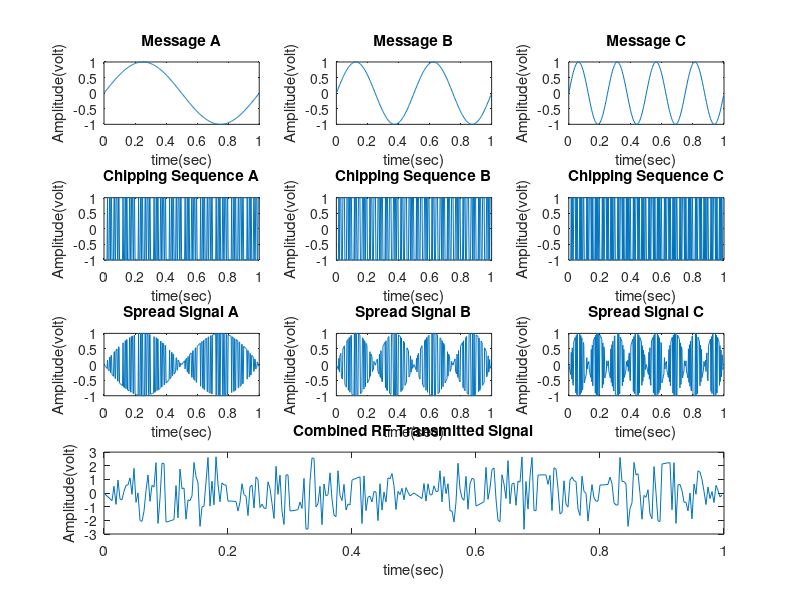
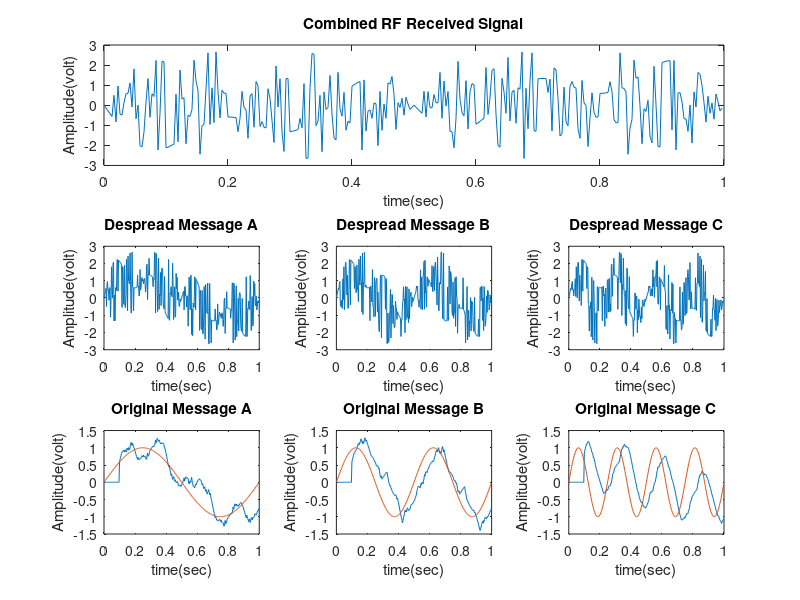

Write the MATLAB code that produced these figures, in order.
%% 5 bit Gold code example
clear

L = 5;          % # of bits, or shift registers
N = 2^L - 1;    % # of codes, also sequence repeat length in bits

% initial 5 register values (the 'seed')
A1 = [0 0 0 0 1];
A2 = [0 0 0 0 1];
B1 = [0 0 0 1 0];
B2 = [0 0 0 1 0];
C1 = [0 0 1 0 0];
C2 = [0 0 1 0 0];

% loop (aka clock) for one sequence length
% this actuall creates a map with each row being the register values at
% that clock cycle
for i=1:N-1   
    % 1 + x2 + x3 + x4 + x5
    A1 = [A1; xor(xor(xor(A1(i,5),A1(i,4)),A1(i,3)),A1(i,2)) A1(i,1) A1(i,2) A1(i,3) A1(i,4)];
    % 1 + x4 + x5
    A2 = [A2; xor(A2(i,5),A2(i,3)) A2(i,1) A2(i,2) A2(i,3) A2(i,4)];
    
    % 1 + x2 + x3 + x4 + x5
    B1 = [B1; xor(xor(xor(B1(i,5),B1(i,4)),B1(i,3)),B1(i,2)) B1(i,1) B1(i,2) B1(i,3) B1(i,4)];
    % 1 + x3 + x5
    B2 = [B2; xor(B2(i,5),B2(i,2)) B2(i,1) B2(i,2) B2(i,3) B2(i,4)];
    
    % 1 + x2 + x3 + x4 + x5
    C1 = [C1; xor(xor(xor(C1(i,5),C1(i,4)),C1(i,3)),C1(i,2)) C1(i,1) C1(i,2) C1(i,3) C1(i,4)];
    % 1 + x2 + x5
    C2 = [C2; xor(C2(i,5),C2(i,4)) C2(i,1) C2(i,2) C2(i,3) C2(i,4)];

end

% chipping sequences are actually last column of each LFSR map (x5 value
% for each clock cycle), xor'd between their primary and secondary
% polynomials
% chipA = A(:,5)';
% chipB = B(:,5)';
chipA = [];
chipB = [];
chipC = [];
for i=1:length(A1(:,5))
    chipA = [chipA xor(A1(i,5),A2(i,5))];
    chipB = [chipB xor(B1(i,5),B2(i,5))];
    chipC = [chipC xor(C1(i,5),C2(i,5))];
end

% map unipolar to bipolar (0 => -1)
for i=1:length(chipA)
    if (chipA(i) == 0)
        chipA(i) = -1;
    end
    if (chipB(i) == 0)
        chipB(i) = -1;
    end
    if (chipC(i) == 0)
        chipC(i) = -1;
    end
end

% baseband messages
Fs = 10;
T = 1/Fs;
t = 0:T/31:((10*T)-(T/31));
messageA = sin(2*pi*t);
messageB = sin(4*pi*t);
messageC = sin(8*pi*t);

% % need to increase sample rate of chipping sequence, 1 sample per bit is
% % not good to match the sample rate of the message
% sampled_chipA = [];
% sampled_chipB = [];
% padding = 1;            % the larger this is, the crappier the signal recovery since it decreases chips per baseband signal bit
% for i=1:length(chipA)
%     if (chipA(i) == 1)
%         sampled_chipA = [sampled_chipA ones(1,padding)];
%     else
%         sampled_chipA = [sampled_chipA -1*ones(1,padding)];
%     end
%     if (chipB(i) == 1)
%         sampled_chipB = [sampled_chipB ones(1,padding)];
%     else
%         sampled_chipB = [sampled_chipB -1*ones(1,padding)];
%     end
% end

% actually instead of expanding single chipping sequence to be = to
% 1 message period, repeat the chipping sequence over the message length as
% much as needed
sampled_chipA = [];
sampled_chipB = [];
sampled_chipC = [];
while length(sampled_chipA) < length(messageA)
    sampled_chipA = [sampled_chipA chipA];
    sampled_chipB = [sampled_chipB chipB];
    sampled_chipC = [sampled_chipC chipC];
end

% discard any runover bits.... shouldn't really matter
if length(sampled_chipA) > length(messageA)
    sampled_chipA = sampled_chipA(1:length(messageA))
    sampled_chipB = sampled_chipB(1:length(messageB))
    sampled_chipC = sampled_chipC(1:length(messageC))
end

% spread message with chipping sequence
codeA = sampled_chipA .* messageA;
codeB = sampled_chipB .* messageB;
codeC = sampled_chipC .* messageC;

% combine different encoded signals
signal = codeA + codeB + codeC;

% despread received signal with expected chipping sequence
receive_signalA = signal .* sampled_chipA;
receive_signalB = signal .* sampled_chipB;
receive_signalC = signal .* sampled_chipC;

% low pass filter despread signal
averaging_length = 31;
filtered_signalA = zeros(1,averaging_length);
filtered_signalB = zeros(1,averaging_length);
filtered_signalC = zeros(1,averaging_length);
for i=averaging_length+1:length(receive_signalA)
    filtered_signalA = [filtered_signalA sum(receive_signalA((i-averaging_length):i-1))/averaging_length];
    filtered_signalB = [filtered_signalB sum(receive_signalB((i-averaging_length):i-1))/averaging_length];
    filtered_signalC = [filtered_signalC sum(receive_signalC((i-averaging_length):i-1))/averaging_length];
end

%% Plots

% transmissions
subplot(4,3,1)
plot(t,messageA)
title ('Message A');
xlabel ('time(sec)');
ylabel ('Amplitude(volt)');
subplot(4,3,2)
plot(t,messageB)
title ('Message B');
xlabel ('time(sec)');
ylabel ('Amplitude(volt)');
subplot(4,3,3)
plot(t,messageC)
title ('Message C');
xlabel ('time(sec)');
ylabel ('Amplitude(volt)');
subplot(4,3,4)
plot(t,sampled_chipA)
title ('Chipping Sequence A');
xlabel ('time(sec)');
ylabel ('Amplitude(volt)');
subplot(4,3,5)
plot(t,sampled_chipB)
title ('Chipping Sequence B');
xlabel ('time(sec)');
ylabel ('Amplitude(volt)');
subplot(4,3,6)
plot(t,sampled_chipC)
title ('Chipping Sequence C');
xlabel ('time(sec)');
ylabel ('Amplitude(volt)');
subplot(4,3,7)
plot(t,codeA)
title ('Spread Signal A');
xlabel ('time(sec)');
ylabel ('Amplitude(volt)');
subplot(4,3,8)
plot(t,codeB)
title ('Spread Signal B');
xlabel ('time(sec)');
ylabel ('Amplitude(volt)');
subplot(4,3,9)
plot(t,codeC)
title ('Spread Signal C');
xlabel ('time(sec)');
ylabel ('Amplitude(volt)');
subplot(4,3,10:12)
plot(t,signal)
title ('Combined RF Transmitted Signal');
xlabel ('time(sec)');
ylabel ('Amplitude(volt)');

% signal A
figure()
subplot(3,3,1:3)
plot(t,signal)
title ('Combined RF Received Signal');
xlabel ('time(sec)');
ylabel ('Amplitude(volt)');
subplot(3,3,4)
plot(t,receive_signalA)
title ('Despread Message A');
xlabel ('time(sec)');
ylabel ('Amplitude(volt)');
subplot(3,3,5)
plot(t,receive_signalB)
title ('Despread Message B');
xlabel ('time(sec)');
ylabel ('Amplitude(volt)');
subplot(3,3,6)
plot(t,receive_signalC)
title ('Despread Message C');
xlabel ('time(sec)');
ylabel ('Amplitude(volt)');
subplot(3,3,7)
plot(t,filtered_signalA)
title ('Filtered/Recovered Message A');
xlabel ('time(sec)');
ylabel ('Amplitude(volt)');
hold on
plot(t,messageA)
title ('Original Message A');
xlabel ('time(sec)');
ylabel ('Amplitude(volt)');
subplot(3,3,8)
plot(t,filtered_signalB)
title ('Filtered/Recovered Message B');
xlabel ('time(sec)');
ylabel ('Amplitude(volt)');
hold on
plot(t,messageB)
title ('Original Message B');
xlabel ('time(sec)');
ylabel ('Amplitude(volt)');
subplot(3,3,9)
plot(t,filtered_signalC)
title ('Filtered/Recovered Message C');
xlabel ('time(sec)');
ylabel ('Amplitude(volt)');
hold on
plot(t,messageC)
title ('Original Message C');
xlabel ('time(sec)');
ylabel ('Amplitude(volt)');